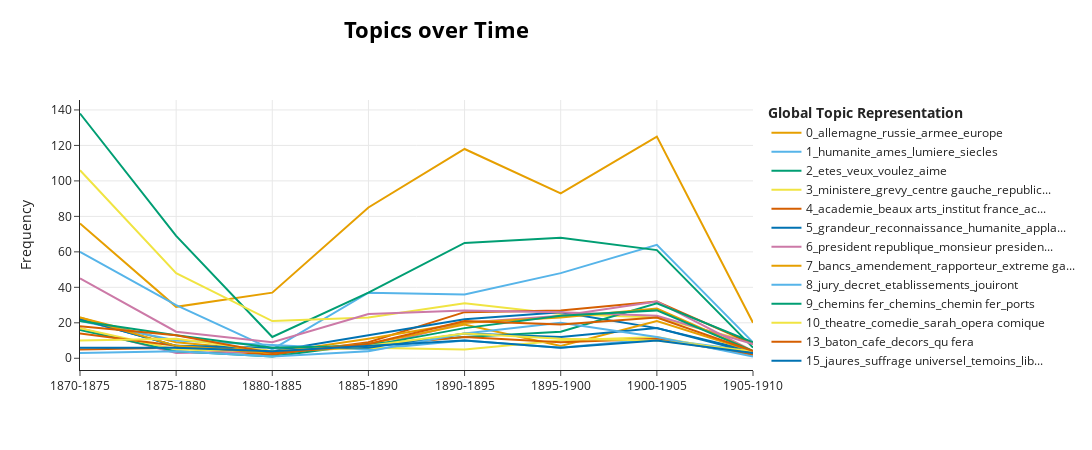

This figure's notebook cell:
### Code cell
topics_over_time.Timestamp=topics_over_time.Timestamp.apply(round).apply(getHalfDecadeString)
topic_model.visualize_topics_over_time(topics_over_time,normalize_frequency=False,top_n_topics=20)

### Figure 1 — Plotly figure (JSON) as saved in the notebook; plotly's stock layout.template omitted (floating-point values rounded to 4 significant figures)
{"data": [{"hoverinfo": "text", "hovertext": ["<b>Topic 0</b><br>Words: armee, russie, allemagne, europe, depeche", "<b>Topic 0</b><br>Words: tunisie, vallees, egypte, algerie, afrique", "<b>Topic 0</b><br>Words: gladstone, bulgarie, frontiere, toulon, allemagne", "<b>Topic 0</b><br>Words: allemagne, bismarck, rome, egypte, reichstag", "<b>Topic 0</b><br>Words: russie, etats unis, europe, allemagne, espagne", "<b>Topic 0</b><br>Words: boers, russie, angleterre, armee, afrique", "<b>Topic 0</b><br>Words: allemagne, douma, petersbourg, russie, saint petersbourg", "<b>Topic 0</b><br>Words: fallieres, savoie, assemblee, bulgarie, corps armee"], "marker": {"color": "#E69F00"}, "mode": "lines", "name": "0_allemagne_russie_armee_europe", "type": "scatter", "x": ["1870-1875", "1875-1880", "1880-1885", "1885-1890", "1890-1895", "1895-1900", "1900-1905", "1905-1910"], "y": [76, 29, 37, 85, 118, 93, 125, 20]}, {"hoverinfo": "text", "hovertext": ["<b>Topic 1</b><br>Words: siecles, lumiere, liberte, pensee, triomphera", "<b>Topic 1</b><br>Words: democratie, cube, penseur, egalite, michelet", "<b>Topic 1</b><br>Words: bruxelles, verites, foyer, progres sciences, moderne", "<b>Topic 1</b><br>Words: jeunesse, humanite, idees, ames, intelligences", "<b>Topic 1</b><br>Words: egoisme, generation, vehicules, eternel, actualite", "<b>Topic 1</b><br>Words: humanite, locomotion, eloquence, humaine, ideal", "<b>Topic 1</b><br>Words: bonte, humanite, etres, generations, sens", "<b>Topic 1</b><br>Words: poetes, greves, tour tour, tradition, greve"], "marker": {"color": "#56B4E9"}, "mode": "lines", "name": "1_humanite_ames_lumiere_siecles", "type": "scatter", "x": ["1870-1875", "1875-1880", "1880-1885", "1885-1890", "1890-1895", "1895-1900", "1900-1905", "1905-1910"], "y": [60, 30, 5, 37, 36, 48, 64, 9]}, {"hoverinfo": "text", "hovertext": ["<b>Topic 2</b><br>Words: etes, voulez, vois, bonheur, main", "<b>Topic 2</b><br>Words: etes, veux, mere, aime, notaire", "<b>Topic 2</b><br>Words: ferry, christophe colomb, lady, paul bert, christophe", "<b>Topic 2</b><br>Words: etes, aime, mere, ferry, pole nord", "<b>Topic 2</b><br>Words: vois, mere, felix faure, depute, cœur", "<b>Topic 2</b><br>Words: veux, etes, repondit, laissez, alle", "<b>Topic 2</b><br>Words: revoir, aime, helene, etes, madame", "<b>Topic 2</b><br>Words: protegera, competentes, temperature, empechera, autorites"], "marker": {"color": "#009E73"}, "mode": "lines", "name": "2_etes_veux_voulez_aime", "type": "scatter", "x": ["1870-1875", "1875-1880", "1880-1885", "1885-1890", "1890-1895", "1895-1900", "1900-1905", "1905-1910"], "y": [138, 69, 12, 37, 65, 68, 61, 6]}, {"hoverinfo": "text", "hovertext": ["<b>Topic 3</b><br>Words: centre gauche, dufaure, assemblee, republicaine, jules simon", "<b>Topic 3</b><br>Words: grevy, ferry, freycinet, ministere, jules ferry", "<b>Topic 3</b><br>Words: elections, republicains, grevy, freycinet, republicaine", "<b>Topic 3</b><br>Words: koch, sieges, clemenceau, hopital, republicains", "<b>Topic 3</b><br>Words: ministere, dreyfus, senateurs, evite, moderes", "<b>Topic 3</b><br>Words: cents millions, detail, penseurs, majorite, resolues", "<b>Topic 3</b><br>Words: delegation, buisson, scrutin liste, elevage, scrutin arrondissement", "<b>Topic 3</b><br>Words: berenger, barthou, jaures, renouvelee, vient mourir"], "marker": {"color": "#F0E442"}, "mode": "lines", "name": "3_ministere_grevy_centre gauche_republic...", "type": "scatter", "x": ["1870-1875", "1875-1880", "1880-1885", "1885-1890", "1890-1895", "1895-1900", "1900-1905", "1905-1910"], "y": [106, 48, 21, 23, 31, 25, 23, 9]}, {"hoverinfo": "text", "hovertext": ["<b>Topic 4</b><br>Words: predecesseur, qu juge, patronage, musicale, trocadero", "<b>Topic 4</b><br>Words: gymnase, henri iv, montigny, toilette, amitie", "<b>Topic 4</b><br>Words: levy, academie, milne edwards, edwards, armee marine", "<b>Topic 4</b><br>Words: societaires, grand amphitheatre, federation, gare saint lazare, gare saint", "<b>Topic 4</b><br>Words: academie, societes savantes, beaux arts, societes, presidee", "<b>Topic 4</b><br>Words: academie, conference, conferences, eveque, institut france", "<b>Topic 4</b><br>Words: academie, universite, faculte sciences, aero, beaux arts", "<b>Topic 4</b><br>Words: prudhomme, academie, sully, faculte sciences, saint honore"], "marker": {"color": "#D55E00"}, "mode": "lines", "name": "4_academie_beaux arts_institut france_ac...", "type": "scatter", "x": ["1870-1875", "1875-1880", "1880-1885", "1885-1890", "1890-1895", "1895-1900", "1900-1905", "1905-1910"], "y": [5, 6, 2, 9, 26, 27, 32, 8]}, {"hoverinfo": "text", "hovertext": ["<b>Topic 5</b><br>Words: prusse, marechal, recolte, stabilite, paris ville", "<b>Topic 5</b><br>Words: chretienne, bonne volonte, federation, clerge, pole", "<b>Topic 5</b><br>Words: cherchera, dresde, jurys, trainer, siegeront", "<b>Topic 5</b><br>Words: lesseps, societe lettres, russie, libertes, supreme", "<b>Topic 5</b><br>Words: conquetes, genie, generations, glorieuses, lumiere", "<b>Topic 5</b><br>Words: auvergne, combes, republicaines, republique, generations", "<b>Topic 5</b><br>Words: republique francaise, progres justice, voie progres, hospitalite, abime", "<b>Topic 5</b><br>Words: deroulede, developpant, nouvelles generations, continents, navigation aerienne"], "marker": {"color": "#0072B2"}, "mode": "lines", "name": "5_grandeur_reconnaissance_humanite_appla...", "type": "scatter", "x": ["1870-1875", "1875-1880", "1880-1885", "1885-1890", "1890-1895", "1895-1900", "1900-1905", "1905-1910"], "y": [22, 7, 4, 13, 22, 26, 17, 4]}, {"hoverinfo": "text", "hovertext": ["<b>Topic 6</b><br>Words: president republique, monsieur president, assemblee, paris ville, republique", "<b>Topic 6</b><br>Words: evolution, tranquillite, qu compter, solidite, grands progres", "<b>Topic 6</b><br>Words: resident general, grand pere, majeste, president republique, resident", "<b>Topic 6</b><br>Words: prospere, president republique, carnot, recompense, russie", "<b>Topic 6</b><br>Words: president republique, republique, rambouillet, monsieur president, repondu", "<b>Topic 6</b><br>Words: president republique, majeste, republique, gouvernement republique, prosperite", "<b>Topic 6</b><br>Words: monsieur president, majeste, president republique, prosperite, amitie", "<b>Topic 6</b><br>Words: sahara, saint georges, place saint, rambouillet, president republique"], "marker": {"color": "#CC79A7"}, "mode": "lines", "name": "6_president republique_monsieur presiden...", "type": "scatter", "x": ["1870-1875", "1875-1880", "1880-1885", "1885-1890", "1890-1895", "1895-1900", "1900-1905", "1905-1910"], "y": [17, 3, 4, 6, 20, 24, 32, 4]}, {"hoverinfo": "text", "hovertext": ["<b>Topic 7</b><br>Words: deliberation, rapporteur, assemblee, projet, bancs", "<b>Topic 7</b><br>Words: grandes compagnies, waddington, epidemie, refusera, voulez", "<b>Topic 7</b><br>Words: fondamentales, espagne, octroyer, epique, intitulee", "<b>Topic 7</b><br>Words: batie, jures, faut donner, avenir dira, bancs", "<b>Topic 7</b><br>Words: jaures, extreme gauche, cochery, corse, brest", "<b>Topic 7</b><br>Words: leroy, reponse, remedier, ecole normale, prefet seine", "<b>Topic 7</b><br>Words: viviani, ribot, barthou, extreme gauche, strauss", "<b>Topic 7</b><br>Words: discours ete, vie parisienne, societes secours, societes secours mutuels, repercussion"], "marker": {"color": "#E69F00"}, "mode": "lines", "name": "7_bancs_amendement_rapporteur_extreme ga...", "type": "scatter", "x": ["1870-1875", "1875-1880", "1880-1885", "1885-1890", "1890-1895", "1895-1900", "1900-1905", "1905-1910"], "y": [23, 9, 4, 8, 19, 7, 21, 4]}, {"hoverinfo": "text", "hovertext": ["<b>Topic 8</b><br>Words: jury, jouiront, agriculture commerce, categories, ministre agriculture", "<b>Topic 8</b><br>Words: denombrement, telegrammes, medaille, bureau, masculin", "<b>Topic 8</b><br>Words: entrees, decret, conseil ordre, deliberations, legion", "<b>Topic 8</b><br>Words: numeros, eleves, universitaire, concours, tirage sort", "<b>Topic 8</b><br>Words: classement, examens, eleves, temoins, concours", "<b>Topic 8</b><br>Words: edifices, castellane, communes, defaut, departements", "<b>Topic 8</b><br>Words: telephones, professorat, privee, superieures, capacite"], "marker": {"color": "#56B4E9"}, "mode": "lines", "name": "8_jury_decret_etablissements_jouiront", "type": "scatter", "x": ["1870-1875", "1875-1880", "1885-1890", "1890-1895", "1895-1900", "1900-1905", "1905-1910"], "y": [21, 10, 5, 10, 6, 11, 4]}, {"hoverinfo": "text", "hovertext": ["<b>Topic 9</b><br>Words: chemins fer, chemins, chemin fer, navigation, reliera", "<b>Topic 9</b><br>Words: republique argentine, jesuites, tunisie, abandonnee, chemins fer", "<b>Topic 9</b><br>Words: procedes, combine, eiffel, etages, entrainerait", "<b>Topic 9</b><br>Words: chemins fer, anvers, chemin fer, ports, courbevoie", "<b>Topic 9</b><br>Words: chemins fer, chemins, tonkin, chemin fer, routes", "<b>Topic 9</b><br>Words: chemins fer, chemin fer, tananarive, algerie, voies ferrees", "<b>Topic 9</b><br>Words: chemin fer, chemins, chemins fer, aires, ports", "<b>Topic 9</b><br>Words: chemins fer, chemins, chemin fer, jeanne, voies ferrees"], "marker": {"color": "#009E73"}, "mode": "lines", "name": "9_chemins fer_chemins_chemin fer_ports", "type": "scatter", "x": ["1870-1875", "1875-1880", "1880-1885", "1885-1890", "1890-1895", "1895-1900", "1900-1905", "1905-1910"], "y": [16, 4, 1, 8, 12, 15, 31, 9]}, {"hoverinfo": "text", "hovertext": ["<b>Topic 10</b><br>Words: theatre, sarah, opera comique, opera, mme", "<b>Topic 10</b><br>Words: matinees, sarah, gymnase, theatre, the", "<b>Topic 10</b><br>Words: mise scene, repetition, sardou, sarah, comedie francaise", "<b>Topic 10</b><br>Words: comedie, editeur, chatelet, biere, societaires", "<b>Topic 10</b><br>Words: creations, mme, mlle, cesar, fetes", "<b>Topic 10</b><br>Words: theatre, comedie, tournee, comediens, opera comique", "<b>Topic 10</b><br>Words: comedie, theatre, carlo, mmes, prince monaco", "<b>Topic 10</b><br>Words: alfred capus, porte saint, chatelet, capus, theatre"], "marker": {"color": "#F0E442"}, "mode": "lines", "name": "10_theatre_comedie_sarah_opera comique", "type": "scatter", "x": ["1870-1875", "1875-1880", "1880-1885", "1885-1890", "1890-1895", "1895-1900", "1900-1905", "1905-1910"], "y": [17, 5, 4, 6, 5, 10, 12, 2]}, {"hoverinfo": "text", "hovertext": ["<b>Topic 13</b><br>Words: appel peuple, mm jules, protege, temoigne, fenetres", "<b>Topic 13</b><br>Words: depute, echelle, eleves, deputes, qu soient", "<b>Topic 13</b><br>Words: qu prise, depenses qu, collegiens, materielles, tombee", "<b>Topic 13</b><br>Words: millions hommes, lepine, diametre, cesar, fin siecle", "<b>Topic 13</b><br>Words: baton, pole nord, banque france, sceptre, cuir", "<b>Topic 13</b><br>Words: martinique, imprime, caracteres, coquelin, publicite", "<b>Topic 13</b><br>Words: antin, aeriennes, legumes, pensera, impot revenu", "<b>Topic 13</b><br>Words: libertes, employe, indiscretion, assurerait, prealablement"], "marker": {"color": "#D55E00"}, "mode": "lines", "name": "13_baton_cafe_decors_qu fera", "type": "scatter", "x": ["1870-1875", "1875-1880", "1880-1885", "1885-1890", "1890-1895", "1895-1900", "1900-1905", "1905-1910"], "y": [14, 7, 3, 7, 12, 9, 11, 2]}, {"hoverinfo": "text", "hovertext": ["<b>Topic 15</b><br>Words: saintete, suffrage universel, cri, mac mahon, libertes", "<b>Topic 15</b><br>Words: modere, sauvera, resister, revolutionnaires, decheance", "<b>Topic 15</b><br>Words: qu laisse, entraine, vie parlementaire, moment exposition, jeunes generations", "<b>Topic 15</b><br>Words: menages, avez bien, desordre, assurement, faire rentrer", "<b>Topic 15</b><br>Words: temoins, connaitront, jaures, bien donner, chimeres", "<b>Topic 15</b><br>Words: energie, present avenir, consequence, habilete, jaures", "<b>Topic 15</b><br>Words: bois boulogne, boulogne, musset, methodique, collegiens", "<b>Topic 15</b><br>Words: heroique, guillaume ii, paul cassagnac, impunement, probite"], "marker": {"color": "#0072B2"}, "mode": "lines", "name": "15_jaures_suffrage universel_temoins_lib...", "type": "scatter", "x": ["1870-1875", "1875-1880", "1880-1885", "1885-1890", "1890-1895", "1895-1900", "1900-1905", "1905-1910"], "y": [22, 7, 6, 6, 14, 12, 17, 3]}, {"hoverinfo": "text", "hovertext": ["<b>Topic 17</b><br>Words: numero, negociant, mettrons, edition, publicite", "<b>Topic 17</b><br>Words: edition, mlles, forum, desole, assistance publique", "<b>Topic 17</b><br>Words: grandes compagnies, alpes, sieges, chimere, lockroy", "<b>Topic 17</b><br>Words: jouet, liberes, henry, mise valeur, armee marine", "<b>Topic 17</b><br>Words: voyage, couronner, vois, celibataire, faut oublier", "<b>Topic 17</b><br>Words: conquise, peres, maitresses, beaute, gironde", "<b>Topic 17</b><br>Words: beaucoup argent, ideal, garcons, cœur, docteur cook", "<b>Topic 17</b><br>Words: laurent, aeroplanes, aeroplane, defile, mlle"], "marker": {"color": "#CC79A7"}, "mode": "lines", "name": "17_victor_petites_peres_numero", "type": "scatter", "x": ["1870-1875", "1875-1880", "1880-1885", "1885-1890", "1890-1895", "1895-1900", "1900-1905", "1905-1910"], "y": [45, 15, 9, 25, 27, 26, 24, 8]}, {"hoverinfo": "text", "hovertext": ["<b>Topic 20</b><br>Words: majorite, commission budget, legende, deputes, membre institut", "<b>Topic 20</b><br>Words: mathematiques, pantheon, paul bert, archeveque, eveques", "<b>Topic 20</b><br>Words: doute fort, coute cher, chambre projet, faut resigner, qu coute", "<b>Topic 20</b><br>Words: bureaux, 000 hommes, jules roche, meline, centraliser", "<b>Topic 20</b><br>Words: loi finances, lockroy, deputes, decret, projet", "<b>Topic 20</b><br>Words: commission budget, saint cyr, commission enquete, debat, hemery", "<b>Topic 20</b><br>Words: commission budget, separation, ministre marine, ministre finances, credits", "<b>Topic 20</b><br>Words: selves, realisee, ministere interieur, reforme, bien pays"], "marker": {"color": "#E69F00"}, "mode": "lines", "name": "20_projet_commission budget_projet loi_f...", "type": "scatter", "x": ["1870-1875", "1875-1880", "1880-1885", "1885-1890", "1890-1895", "1895-1900", "1900-1905", "1905-1910"], "y": [23, 7, 3, 11, 20, 23, 28, 4]}, {"hoverinfo": "text", "hovertext": ["<b>Topic 26</b><br>Words: laiques, colleges, laique, charite, question point", "<b>Topic 26</b><br>Words: economie temps, garcons filles, quia besoin, bossuet, manier", "<b>Topic 26</b><br>Words: qu ici, ministere instruction publique, ministere instruction, grand honneur, avenir present", "<b>Topic 26</b><br>Words: cas guerre, ecoles, ingenieurs, developpe, siegfried", "<b>Topic 26</b><br>Words: lycees, dernieres annees, ecoles, eleves, education", "<b>Topic 26</b><br>Words: leygues, baccalaureat, ecoles, education, latin", "<b>Topic 26</b><br>Words: enseignement, ecoles, education, facultes, jamais trop", "<b>Topic 26</b><br>Words: etudieront, large mesure, breslau, prononce discours, elevant"], "marker": {"color": "#56B4E9"}, "mode": "lines", "name": "26_enseignement_ecoles_education_college...", "type": "scatter", "x": ["1870-1875", "1875-1880", "1880-1885", "1885-1890", "1890-1895", "1895-1900", "1900-1905", "1905-1910"], "y": [3, 4, 1, 4, 14, 20, 12, 1]}, {"hoverinfo": "text", "hovertext": ["<b>Topic 27</b><br>Words: obligation, tramways, capital, 000 fr, francs an", "<b>Topic 27</b><br>Words: 000 fr, 000 francs, assurance, assurances, 10 000", "<b>Topic 27</b><br>Words: 20 millions, millions, 600 000, edison, millions francs", "<b>Topic 27</b><br>Words: depense, album, carnaval, complementaire, repetition", "<b>Topic 27</b><br>Words: 000 francs, depenses, voiture, millions, millions francs", "<b>Topic 27</b><br>Words: 000 francs, 100 000 francs, assurances, equitable, revenu", "<b>Topic 27</b><br>Words: 000 francs, millions, francs somme, depense, duval", "<b>Topic 27</b><br>Words: credit foncier, francs qu, feminine, moitie, reparation"], "marker": {"color": "#009E73"}, "mode": "lines", "name": "27_000 francs_000 fr_millions_100 000 fr...", "type": "scatter", "x": ["1870-1875", "1875-1880", "1880-1885", "1885-1890", "1890-1895", "1895-1900", "1900-1905", "1905-1910"], "y": [21, 13, 6, 7, 17, 24, 27, 4]}, {"hoverinfo": "text", "hovertext": ["<b>Topic 32</b><br>Words: maintenu, obligatoire, ans ans, service obligatoire, alsaciens", "<b>Topic 32</b><br>Words: carrieres, service ans, instruction, appelons, regiment", "<b>Topic 32</b><br>Words: alphand, mecaniques, qu dise, tonkin, paris faire", "<b>Topic 32</b><br>Words: compagnie gaz, of, rhetorique, mathematiques, comite", "<b>Topic 32</b><br>Words: major general, spencer, galerie machines, artistes francais, vice amiral", "<b>Topic 32</b><br>Words: ans mois, considere, actif, classe, regiments", "<b>Topic 32</b><br>Words: prophetes, egypte, fin monde, photographiques, becquerel", "<b>Topic 32</b><br>Words: dion, echafaudages, jacques, arreter, voiture"], "marker": {"color": "#F0E442"}, "mode": "lines", "name": "32_major general_ans ans_obligatoire_ser...", "type": "scatter", "x": ["1870-1875", "1875-1880", "1880-1885", "1885-1890", "1890-1895", "1895-1900", "1900-1905", "1905-1910"], "y": [10, 11, 4, 7, 14, 11, 10, 4]}, {"hoverinfo": "text", "hovertext": ["<b>Topic 36</b><br>Words: boulet, republicains, theatres, reveler, murmures", "<b>Topic 36</b><br>Words: gabrielle, telephonique, persecution, situee, soirees", "<b>Topic 36</b><br>Words: nombre membres, qu venait, lustre, grand jour, adopteront", "<b>Topic 36</b><br>Words: varietes, execution, annuites, financiere, congo", "<b>Topic 36</b><br>Words: orleans, chomage, qu rende, humanites, creanciers", "<b>Topic 36</b><br>Words: mortalite, progres materiel, conseil ordre, berne, andre beaunier", "<b>Topic 36</b><br>Words: eclipse, grevistes, traversee, progres materiel, miss", "<b>Topic 36</b><br>Words: desert, adeptes, attirera, navigation aerienne, imprevue"], "marker": {"color": "#D55E00"}, "mode": "lines", "name": "36_eclipse_orleans_progres materiel_exec...", "type": "scatter", "x": ["1870-1875", "1875-1880", "1880-1885", "1885-1890", "1890-1895", "1895-1900", "1900-1905", "1905-1910"], "y": [18, 13, 3, 8, 21, 19, 23, 4]}, {"hoverinfo": "text", "hovertext": ["<b>Topic 38</b><br>Words: plebiscitaire, feu, precieuses, vive, rapidite", "<b>Topic 38</b><br>Words: couleur, declarations, appelee, municipalites, estpas trop", "<b>Topic 38</b><br>Words: americain, funerailles, voit bien, succombera, qu fin", "<b>Topic 38</b><br>Words: koch, docteur koch, cholera, docteur, medical", "<b>Topic 38</b><br>Words: microbe, sevres, prejuge, medecin, therapeutique", "<b>Topic 38</b><br>Words: serum, ministre marine, detruire, dument, docteur koch", "<b>Topic 38</b><br>Words: vallee, remede, ete donne, methode, perfectionne", "<b>Topic 38</b><br>Words: typhoide, dument, etudier question, moyen faire, temps faire"], "marker": {"color": "#0072B2"}, "mode": "lines", "name": "38_remede_docteur koch_microbe_typhoide", "type": "scatter", "x": ["1870-1875", "1875-1880", "1880-1885", "1885-1890", "1890-1895", "1895-1900", "1900-1905", "1905-1910"], "y": [6, 6, 4, 7, 10, 6, 10, 3]}], "layout": {"height": 450, "hoverlabel": {"bgcolor": "white", "font": {"family": "Rockwell", "size": 16}}, "legend": {"title": {"text": "<b>Global Topic Representation"}}, "title": {"font": {"color": "Black", "size": 22}, "text": "<b>Topics over Time", "x": 0.4, "xanchor": "center", "y": 0.95, "yanchor": "top"}, "width": 1250, "xaxis": {"showgrid": true}, "yaxis": {"showgrid": true, "title": {"text": "Frequency"}}}}
